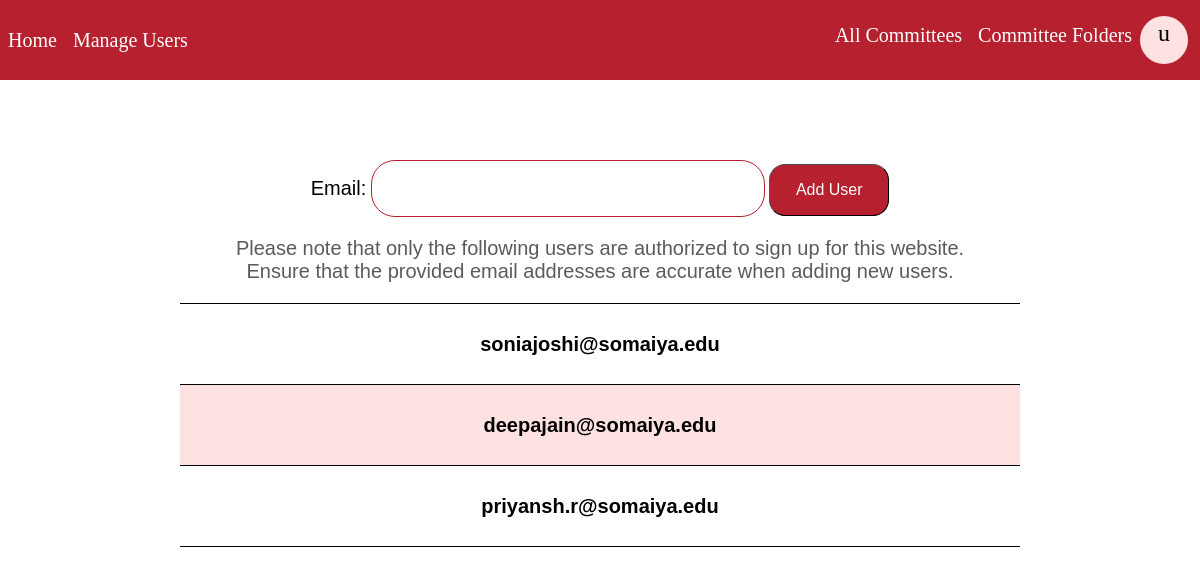
The page /users_allowed/ (signed in) on the database as committed earlier.
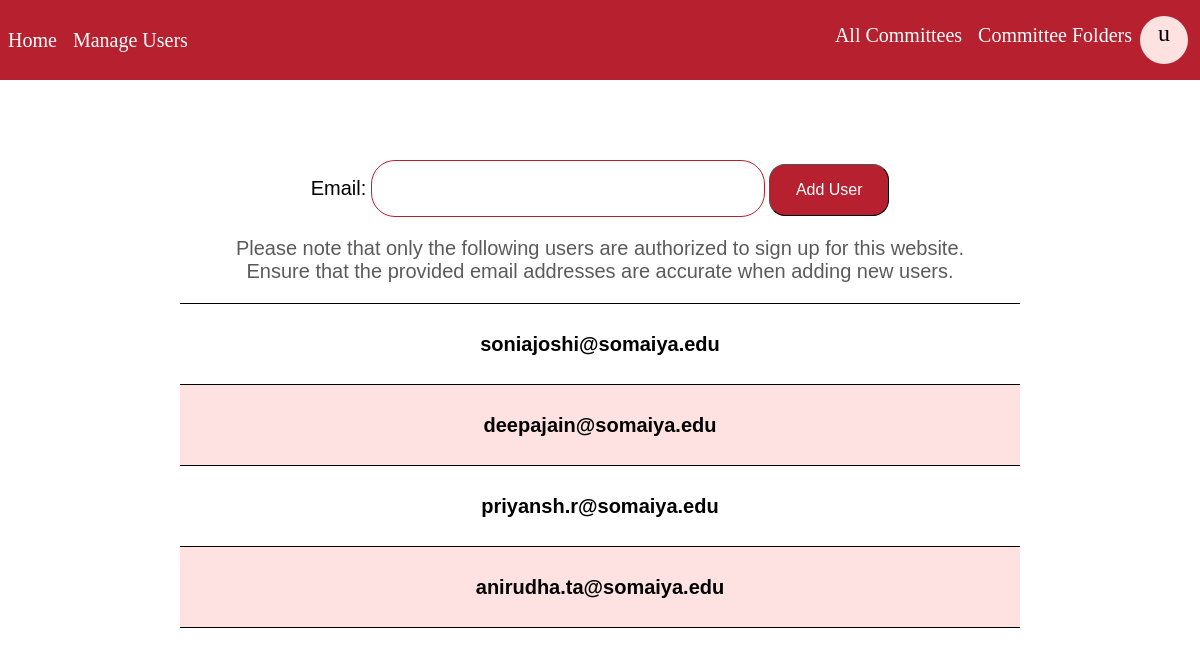
The same page on the database as committed later.
### base/models.py (models this page shows, shortened)
class UserList(models.Model):
    email = models.EmailField(unique = True, max_length = 200)

### base/views.py (the view)
# urls.py: path('users_allowed/', views.users_allowed, name = 'users_allowed'),
@login_required(login_url='login')
def users_allowed(request):
    if request.user.is_superuser:
        users = UserList.objects.all()
        context = {'users': users}
        if request.method == "POST":
            form = UserListForm(request.POST)
            if form.is_valid():
                email = form['email']
                email = form.save()
                messages.success(request, 'User Added.')
                subject = "Access granted to use CommConnect"
                message = f"You can now register and use the features of CommConnect to manage all committee directories you're a part of!"
                email_from = settings.EMAIL_HOST_USER
                recipient_list = [email]
                send_mail(subject, message, email_from, recipient_list)
                return redirect('users_allowed')
        else:
            form = UserListForm()
        context['form'] = form
        return render(request, 'base/userlist.html', context)
    else:
        return redirect('home')

### base/forms.py
class UserListForm(ModelForm):
    class Meta:
        model = UserList
        fields = ['email']

### base/templates/base/userlist.html (shortened to what this page needs)
{% extends 'main.html' %}
{% load static %}
{% block content %}
<head>
</head>
<div class = "content">
    <form method = "POST" class = "add_user_form">
        {{ form.email.label_tag }}
        {{ form.email }}
        <button class = "add_user">Add User</button>
    </form>
    <p>
        Please note that only the following users are authorized to sign up for this website.
        <br>Ensure that the provided email addresses are accurate when adding new users.
    </p>
        <div class = "authorized_users_list">
        {% for user in users %}
        <div class="user_wrapper">
        <div class = "user">
            <div class = "user_row">
                <h1>{{user.email}}</h1>
            </div>
        </div>
        </div>
    <hr>
    {% endfor %}
</div>
</div>
{% endblock %}

Rows that differ between the two databases and show on the page:
added UserList: email "anirudha.ta@somaiya.edu"
